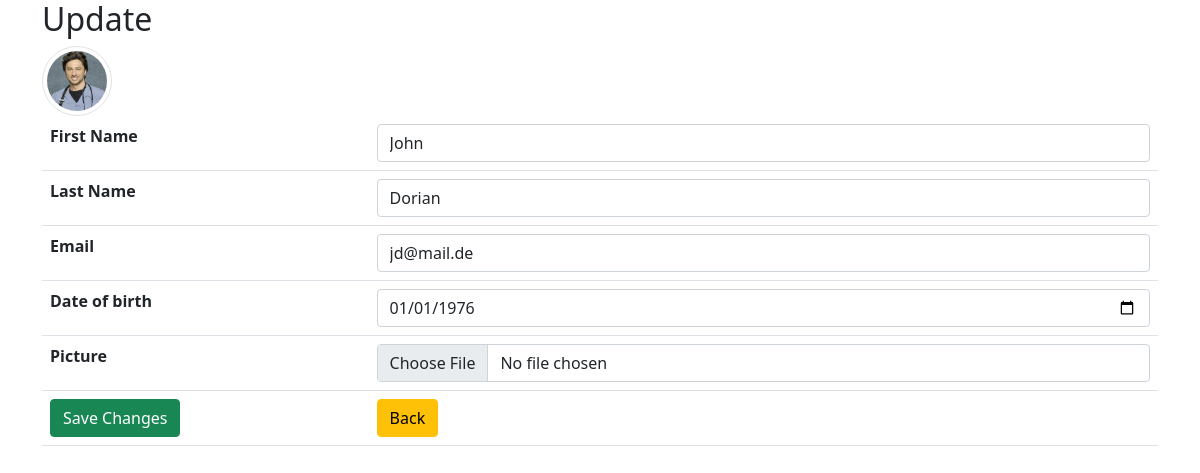
The page /loginUser/update.php?id=2 (signed in) on the database as committed earlier.
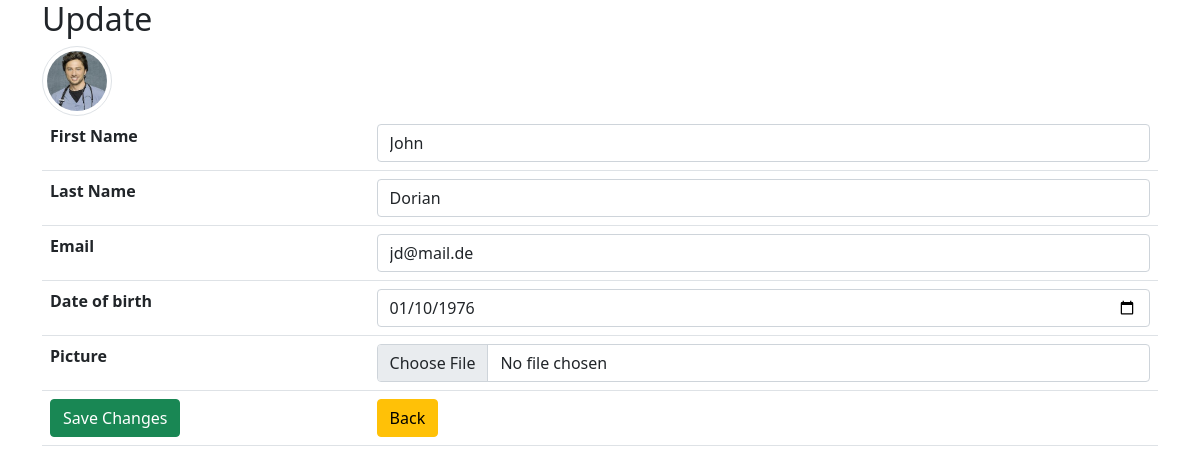
The same page on the database as committed later.
### tables this page shows
CREATE TABLE `user` (
  `id` int(11) UNSIGNED NOT NULL,
  `first_name` varchar(50) NOT NULL,
  `last_name` varchar(50) NOT NULL,
  `password` varchar(255) NOT NULL,
  `date_of_birth` date NOT NULL,
  `email` varchar(100) NOT NULL,
  `picture` varchar(100) NOT NULL,
  `status` enum('user','adm') DEFAULT 'user'
);

### loginUser/components/db_connect.php (called while the page is built)
<?php
require_once "db_classes.php";
$localhost = "127.0.0.1";
$username = "root";
$password = "";
$dbname = "dbhotel";
$db = new Database($localhost, $username, $password, $dbname);

### loginUser/components/db_classes.php (called while the page is built, shortened)
<?php
class Database {
    protected $connection;
	protected $query;
	public function __construct($dbhost = 'localhost', $dbuser = 'root', $dbpass = '', $dbname = '', $charset = 'utf8') {
		$this->connection = new mysqli($dbhost, $dbuser, $dbpass, $dbname);
		$this->connection->set_charset($charset);
	}
    public function query($query) {
		if ($this->query = $this->connection->prepare($query)) {
            $this->query->execute();
        } else {
            $this->error('Unable to prepare MySQL statement (check your syntax) - ' . $this->connection->error);
        }
		return $this;
    }
	public function fetchArray() {
	    $params = array();
        $row = array();
	    $meta = $this->query->result_metadata();
	    while ($field = $meta->fetch_field()) {
	        $params[] = &$row[$field->name];
	    }
	    call_user_func_array(array($this->query, 'bind_result'), $params);
        $result = array();
		while ($this->query->fetch()) {
			foreach ($row as $key => $val) {
				$result[$key] = $val;
			}
		}
		return $result;
	}
    public function numRows() {
		$this->query->store_result();
		return $this->query->num_rows;
	}
}
?>

### loginUser/update.php (the view, shortened to what this page needs)
<?php
require_once 'components/db_connect.php';
$backBtn = '';
if(isset($_SESSION["user"])){
    $backBtn = "home.php";
}
if (isset($_GET['id'])) {
    $id = $_GET['id'];
    $sql = "SELECT * FROM user WHERE id = {$id}";
    $result = $db->query($sql);
    if ($result->numRows() == 1) {
        $data = $result->fetchArray();
        $f_name = $data['first_name'];
        $l_name = $data['last_name'];
        $email = $data['email'];
        $date_birth = $data['date_of_birth'];
    }
}
?>
<!DOCTYPE html>
<html lang="en">
<head>
   <?php require_once 'components/boot.php'?>
</head>
<body>
<div class="container">
        <h2>Update</h2>
        <img class='img-thumbnail rounded-circle' src='pictures/<?php echo $data['picture'] ?>' alt="<?php echo $f_name ?>">
        <form  method="post" enctype="multipart/form-data">
            <table class="table">
                <tr>
                    <th>First Name</th>
                    <td><input class="form-control" type="text"  name="first_name" placeholder ="First Name" value="<?php echo $f_name ?>"  /></td>
                </tr>
                <tr>
                    <th>Last Name</th>
                    <td><input class="form-control" type= "text" name="last_name"  placeholder="Last Name" value ="<?php echo $l_name ?>" /></td>
                </tr>
                <tr>
                    <th>Email</th>
                    <td><input class="form-control" type="email" name="email" placeholder= "Email" value= "<?php echo $email ?>" /></td>
                </tr>
                <tr>
                    <th>Date of birth</th>
                    <td><input class="form-control" type="date" name="date_of_birth" placeholder= "Date of birth" value= "<?php echo $date_birth ?>" /></td>
                </tr>
                <tr>
                    <th>Picture</th>
                    <td><input class="form-control" type="file" name="picture" /></td>
                </tr>
                <tr>
                    <td><button name="submit" class="btn btn-success" type= "submit">Save Changes</button></td>
                    <td><a href= "<?php echo $backBtn?>"><button class="btn btn-warning" type="button">Back</button></a></td>
                </tr>
            </table>
        </form>
</div>
</body>
</html>

Rows that differ between the two databases and show on the page:
changed user "John": date_of_birth "01/01/1976" → "01/10/1976"
